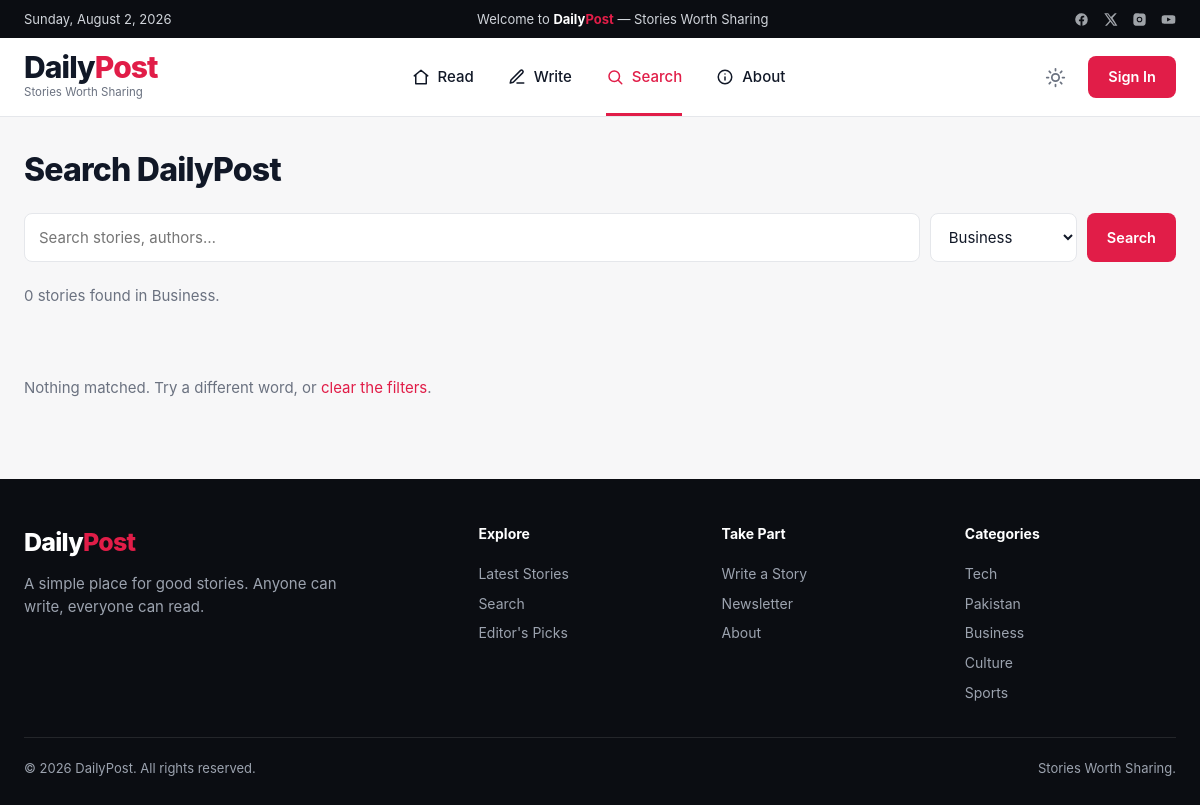
The app's page /search.php?category=business with its own data.
### tables this page shows
CREATE TABLE IF NOT EXISTS `categories` (
  `slug` varchar(40) NOT NULL,
  `name` varchar(60) NOT NULL,
  `badge_color` varchar(20) NOT NULL,
  `default_image` varchar(500) NOT NULL,
  `sort_order` int(11) NOT NULL DEFAULT 0,
  PRIMARY KEY (`slug`)
);

### includes/helpers.php (called while the page is built, shortened)
<?php
function e(?string $value): string
{
    return htmlspecialchars($value ?? '', ENT_QUOTES, 'UTF-8');
}

### search.php (the view, shortened to what this page needs)
<?php
require 'config/db.php';
$categories = [];
foreach ($pdo->query("SELECT * FROM categories ORDER BY sort_order") as $c) {
    $categories[$c['slug']] = $c;
}
$term = trim($_GET['q'] ?? '');
$cat  = $_GET['category'] ?? '';
$page    = max(1, (int) ($_GET['page'] ?? 1));
$perPage = 15;
$offset  = ($page - 1) * $perPage;
$where  = ["status = 'published'"];
$params = [];
if ($cat !== '') {
    $where[] = "category = :c";
    $params['c'] = $cat;
}
$whereSql = 'WHERE ' . implode(' AND ', $where);
$countQ = $pdo->prepare("SELECT COUNT(*) FROM stories $whereSql");
$countQ->execute($params);
$total = (int) $countQ->fetchColumn();
$listQ = $pdo->prepare(
    "SELECT * FROM stories $whereSql ORDER BY published_at DESC, id DESC LIMIT :lim OFFSET :off"
);
foreach ($params as $k => $val) {
    $listQ->bindValue($k, $val);
}
$listQ->bindValue('lim', $perPage, PDO::PARAM_INT);
$listQ->bindValue('off', $offset,  PDO::PARAM_INT);
$listQ->execute();
$results = $listQ->fetchAll();
require 'includes/header.php';
?>
<div class="wrap">
  <div style="padding:28px 0 6px">
    <h1 style="font-size:32px;font-weight:800;letter-spacing:-.025em;margin:0 0 18px">Search DailyPost</h1>
    <form method="get" style="display:flex;gap:10px;flex-wrap:wrap;margin-bottom:22px">
      <input type="search" name="q" value="<?= e($term) ?>" placeholder="Search stories, authors…"
             style="flex:1;min-width:220px;padding:12px 14px;border:1px solid var(--border);border-radius:8px;background:var(--surface);color:var(--text);font:inherit;font-size:15px">
      <select name="category"
              style="padding:12px 14px;border:1px solid var(--border);border-radius:8px;background:var(--surface);color:var(--text);font:inherit;font-size:15px">
        <?php foreach ($categories as $c): ?>
          <option value="<?= e($c['slug']) ?>" <?= $cat === $c['slug'] ? 'selected' : '' ?>><?= e($c['name']) ?></option>
        <?php endforeach; ?>
      </select>
      <button class="btn" type="submit">Search</button>
    </form>
    <p style="color:var(--text-muted);margin:0 0 18px">
      <?php if ($term === '' && $cat === ''): ?>
        Showing all <?= number_format($total) ?> published stories.
      <?php else: ?>
        <?= number_format($total) ?> <?= $total === 1 ? 'story' : 'stories' ?> found<?php
          if ($cat  !== '') echo ' in ' . e($categories[$cat]['name']);
        ?>.
      <?php endif; ?>
    </p>
  </div>
  <?php if (!$results): ?>
    <p style="padding:30px 0 60px;color:var(--text-muted)">
      Nothing matched. Try a different word, or <a href="search.php" style="color:var(--accent)">clear the filters</a>.
    </p>
  <?php endif; ?>
</div>
<?php require 'includes/footer.php'; ?>

### includes/footer.php (shortened to what this page needs)
<footer class="site-footer">
  <div class="wrap">
    <div class="cols">
      <div>
        <div class="brand">Daily<span>Post</span></div>
        <p style="margin:10px 0 0;max-width:320px">
          A simple place for good stories. Anyone can write, everyone can read.
        </p>
      </div>
      <div>
        <h4>Explore</h4>
        <a href="<?= $base ?? '' ?>index.php">Latest Stories</a>
        <a href="<?= $base ?? '' ?>search.php">Search</a>
        <a href="<?= $base ?? '' ?>index.php#picks">Editor's Picks</a>
      </div>
      <div>
        <h4>Take Part</h4>
        <a href="<?= $base ?? '' ?>write.php">Write a Story</a>
        <a href="<?= $base ?? '' ?>index.php#newsletter">Newsletter</a>
        <a href="<?= $base ?? '' ?>about.php">About</a>
      </div>
      <div>
        <h4>Categories</h4>
        <?php
        foreach (array_slice($categories ?? [], 0, 5) as $c):
        ?>
          <a href="<?= $base ?? '' ?>search.php?category=<?= e($c['slug']) ?>"><?= e($c['name']) ?></a>
        <?php endforeach; ?>
      </div>
    </div>
    <div class="base">
      <span>© <?= date('Y') ?> DailyPost. All rights reserved.</span>
      <span>Stories Worth Sharing.</span>
    </div>
  </div>
</footer>
</body>
</html>

### assets/css/dailypost.css (style rules this page uses)
:root { --accent: #e11d48; --accent-hover: #be123c; --bg: #f7f7f8; --surface: #ffffff; --surface-2: #f3f4f6; --text: #111827; --text-muted: #6b7280; --border: #e5e7eb; --topbar-bg: #0b0d12; --topbar-text: #d1d5db; --shadow: 0 1px 3px rgba(0,0,0,.06), 0 1px 2px rgba(0,0,0,.04); --shadow-lg: 0 10px 30px rgba(0,0,0,.10); --radius: 12px; --max: 1440px; }
* { box-sizing: border-box; }
html { scroll-behavior: smooth; }
body { margin: 0; background: var(--bg); color: var(--text); font-family: -apple-system, BlinkMacSystemFont, "Segoe UI", Roboto, "Helvetica Neue", Arial, sans-serif; font-size: 15px; line-height: 1.55; -webkit-font-smoothing: antialiased; transition: background .2s, color .2s; }
a { color: inherit; text-decoration: none; }
.wrap { max-width: var(--max); margin: 0 auto; padding: 0 24px; }
.btn { display: inline-flex; align-items: center; justify-content: center; gap: 8px; border: 0; border-radius: 8px; padding: 10px 20px; font-size: 14.5px; font-weight: 600; font-family: inherit; cursor: pointer; background: var(--accent); color: #fff; transition: background .15s; }
.site-footer { background: var(--topbar-bg); color: #9ca3af; padding: 44px 0 26px; margin-top: 20px; }
.site-footer .cols { display: grid; grid-template-columns: 2fr 1fr 1fr 1fr; gap: 32px; }
.site-footer h4 { color: #fff; font-size: 14px; margin: 0 0 14px; font-weight: 700; }
.site-footer a { display: block; padding: 4px 0; font-size: 14px; }
.site-footer .brand { font-size: 25px; font-weight: 800; color: #fff; letter-spacing: -.03em; }
.site-footer .brand span { color: var(--accent); }
.site-footer .base { margin-top: 30px; padding-top: 20px; border-top: 1px solid rgba(255,255,255,.1); display: flex; justify-content: space-between; gap: 16px; font-size: 13px; flex-wrap: wrap; }

### records on screen
categories: name "Business"
categories: name "Tech"
categories: name "Pakistan"
categories: name "Culture"
categories: name "Sports"

### other values on screen
$total "0"
form field category "Business"
